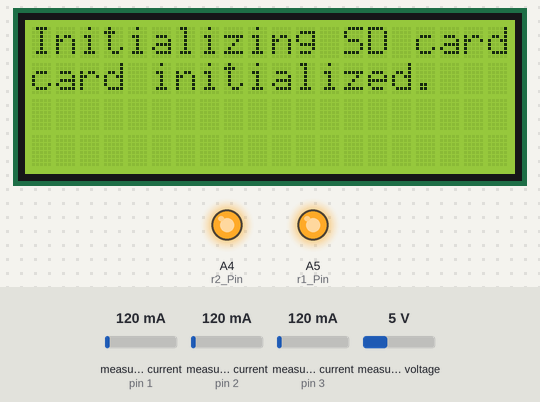
The sketch below on a simulated Arduino Uno, built with avr-gcc and run on an emulated ATmega328P. Parts: 20×4 character LCD, output pins drawn as LEDs (lit = HIGH). The test bench sets the inputs (shaded band); at power-on: measured current (sensors on pin 1, pin 2, pin 3) 120 mA, measured voltage 5 V. Storage starts empty; pins used as bus, display or sensor lines are not drawn. At 35.7 s the program stops and its outputs stay as they are.

Above: at 0.1 s.
At 4.8 s:
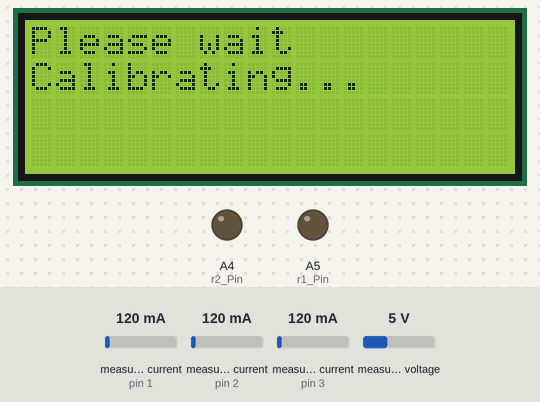
At 25.8 s:
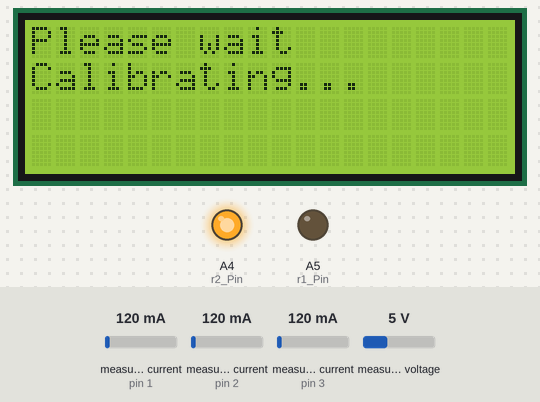
At 35.8 s:
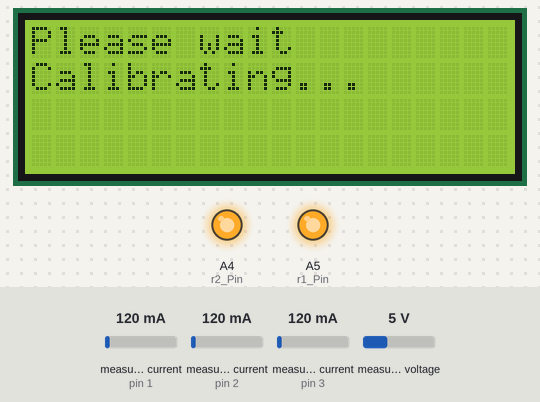
Timing chart, 0 to 37.2 s (numbered marks = the images above):
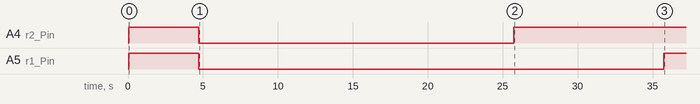

The sketch:

LoadLIne_4march.ino
```cpp
#include <LiquidCrystal.h>
#include "EmonLib.h"             // Include Emon Library
#include <SPI.h>
#include <SD.h>

const int chipSelect = 4;    //For SPI communication with SD card

EnergyMonitor emon1;             // Create an instance
EnergyMonitor emon2;             // Create an instance
EnergyMonitor emon3;             // Create an instance

#define r1_Pin A5   //Relay 1
#define r2_Pin A4   //Relay 2
#define r3_Pin 2    //Relay 3
int count = 0;      //Serial counter

LiquidCrystal lcd(9, 8, 7, 6, 3, 5); //LCD pins defined
void setup()
{
  //Code here will run once
  lcd.begin(20, 4);
  pinMode(r1_Pin, OUTPUT);    //
  pinMode(r2_Pin, OUTPUT);
  pinMode(10, INPUT);
  pinMode(r3_Pin, OUTPUT);
  digitalWrite(r1_Pin, HIGH);
  digitalWrite(r2_Pin, HIGH);
  digitalWrite(r3_Pin, HIGH);

  lcd.clear();
  lcd.setCursor(0, 0);
  lcd.print("Initializing SD card");
  if (!SD.begin(chipSelect)) {
    lcd.setCursor(0, 1);
    lcd.print("Card failed,");
    lcd.setCursor(0, 2);
    lcd.print("or not present");
     delay(1000);
    // while (1);
  }
  else
  {
  lcd.setCursor(0, 1);
  lcd.println("card initialized.");
  delay(1000);
  }
  emon1.voltage(0, 234.26, 1.7);  // Voltage: input pin, calibration, phase_shift
  emon1.current(3, 18.11);       // Current: input pin, calibration.
  emon2.current(2, 18.11);       // Current: input pin, calibration.
  emon3.current(1, 18.11);       // Current: input pin, calibration.
  for(int i=0; i<2; i++)
  {
   lcd.clear();
   lcd.setCursor(0, 0);
   lcd.print("Please wait");
   lcd.setCursor(0, 1);
   lcd.print("Calibrating");
   emon1.calcVI(20,2000);         // Calculate all. No.of half wavelengths (crossings), time-out
   emon2.calcVI(20,2000);         // Calculate all. No.of half wavelengths (crossings), time-out
   emon3.calcVI(20,2000);         // Calculate all. No.of half wavelengths (crossings), time-out
   lcd.setCursor(0, 1);
   lcd.print("Calibrating.");
   emon1.calcVI(20,2000);         // Calculate all. No.of half wavelengths (crossings), time-out
   emon2.calcVI(20,2000);         // Calculate all. No.of half wavelengths (crossings), time-out
   emon3.calcVI(20,2000);         // Calculate all. No.of half wavelengths (crossings), time-out
   lcd.setCursor(0, 1);
   lcd.print("Calibrating..");
   emon1.calcVI(20,2000);         // Calculate all. No.of half wavelengths (crossings), time-out
   emon2.calcVI(20,2000);         // Calculate all. No.of half wavelengths (crossings), time-out
   emon3.calcVI(20,2000);         // Calculate all. No.of half wavelengths (crossings), time-out
   lcd.setCursor(0, 1);
   lcd.print("Calibrating...");
  }
  digitalWrite(r1_Pin, LOW);
  digitalWrite(r2_Pin, LOW);
  digitalWrite(r3_Pin, LOW);
    delay(1000);
}

void loop()
{
  int r=0;
  digitalWrite(r1_Pin, LOW);
  digitalWrite(r2_Pin, LOW);
  digitalWrite(r3_Pin, LOW);
  for(r=0;r<10;r++)
  delay(1000);
  digitalWrite(r1_Pin, LOW);
  digitalWrite(r2_Pin, LOW);
  digitalWrite(r3_Pin, HIGH);
  for(r=0;r<10;r++)
  delay(1000);
  digitalWrite(r1_Pin, LOW);
  digitalWrite(r2_Pin, HIGH);
  digitalWrite(r3_Pin, HIGH);
  for(r=0;r<10;r++)
  delay(1000);
  digitalWrite(r1_Pin, HIGH);
  digitalWrite(r2_Pin, HIGH);
  digitalWrite(r3_Pin, HIGH);
  while(1);
  /*
  emon1.calcVI(20,2000);         // Calculate all. No.of half wavelengths (crossings), time-out
  emon2.calcVI(20,2000);         // Calculate all. No.of half wavelengths (crossings), time-out
  emon3.calcVI(20,2000);         // Calculate all. No.of half wavelengths (crossings), time-out

  String dataString = "";
  float supplyVoltage   = emon1.Vrms;             //extract Vrms into Variable
  float Irms1            = emon1.Irms;             //extract Irms into Variable
  float Irms2            = emon2.Irms;             //extract Irms into Variable
  float Irms3            = emon3.Irms;             //extract Irms into Variable

  if(supplyVoltage<200)
  {
  digitalWrite(r1_Pin, HIGH);
  digitalWrite(r2_Pin, HIGH);
  digitalWrite(r3_Pin, HIGH);
  lcd.clear();
  lcd.setCursor(0, 0);
  lcd.print("LOW VOLTAGE");
  lcd.setCursor(0, 1);
  lcd.print("Please Reset");
  while(1);
  }
  lcd.clear();

  if(Irms1>0.45)
  {
  digitalWrite(r1_Pin, HIGH);
  lcd.setCursor(0, 1);
  lcd.print("Line 1 : FAULTY");
  }
  else
  {
   lcd.setCursor(0, 1);
   lcd.print("Line 1 :");
   lcd.print(Irms1);
   lcd.print(" A ");
  }

  if(Irms2>0.47)
  {
  digitalWrite(r2_Pin, HIGH);
  lcd.setCursor(0, 2);
  lcd.print("Line 2 : FAULTY");
  }
   else
  {
   lcd.setCursor(0, 2);
   lcd.print("Line 2 :");
   lcd.print(Irms2);
   lcd.print(" A  ");
  }

  if(Irms3>0.4)
  {
  digitalWrite(r3_Pin, HIGH);
  lcd.setCursor(0, 3);
  lcd.print("Line 3 : FAULTY");
  }
  else
  {
  lcd.setCursor(0, 3);
  lcd.print("Line 3 :");
  lcd.print(Irms3);
  lcd.print(" A  ");
  }


  lcd.setCursor(0, 0);
  lcd.print("Voltage :");
  lcd.print(supplyVoltage);
  lcd.print(" V  ");

  dataString = count;
  dataString += String(",");
  dataString += String(supplyVoltage);
  dataString += String(",");
  dataString += String(Irms1);
  dataString += String(",");
  dataString += String(Irms2);
  dataString += String(",");
  dataString += String(Irms3);

  if(digitalRead(10))
  {
   File  dataFile = SD.open("DATALOG.CSV", FILE_WRITE);
    if (dataFile)
    {
    dataFile.println(dataString);
    dataFile.close();
    lcd.setCursor(19, 4);
    lcd.print("L");
    count++;
    }
    else
    {
    lcd.clear();
    lcd.setCursor(0, 0);
    lcd.print("error opening");
    lcd.setCursor(0, 1);
    lcd.print("SD card file");
    }
  }*/
}
```

Measured:
- by itself, A4 (r2_Pin): HIGH → LOW at 4.7 s, → HIGH 21.0 s later
- by itself, A5 (r1_Pin): HIGH → LOW at 4.7 s, → HIGH 31.0 s later
